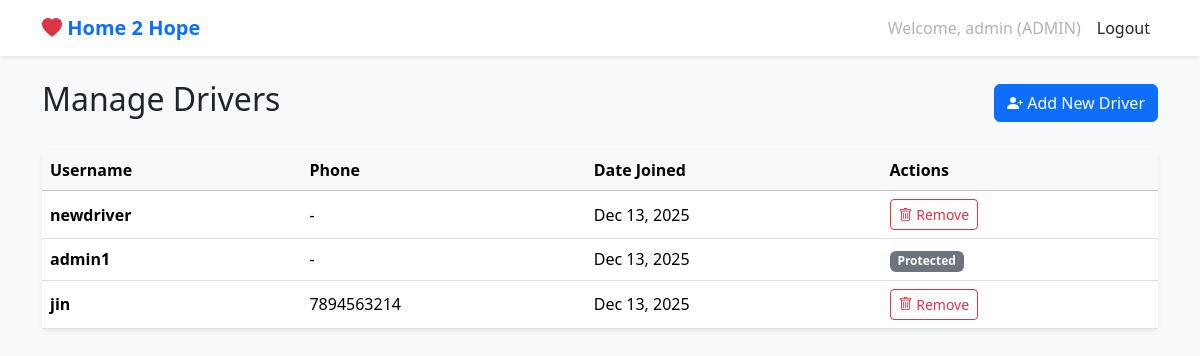
The app's page /drivers/ (signed in) with its own data.
### core/models.py (models this page shows, shortened)
class User(AbstractUser):
    ROLE_ADMIN = 'ADMIN'
    ROLE_DRIVER = 'DRIVER'
    ROLE_CHOICES = [
        (ROLE_ADMIN, 'Admin'),
        (ROLE_DRIVER, 'Driver'),
    ]
    role = models.CharField(max_length=10, choices=ROLE_CHOICES, default=ROLE_DRIVER)
    phone_number = models.CharField(max_length=20, blank=True)

### core/views.py (the view)
# urls.py: path('drivers/', views.DriverListView.as_view(), name='driver_list'),
class DriverListView(AdminRequiredMixin, ListView):
    model = User
    template_name = 'core/driver_list.html'
    context_object_name = 'drivers'
    def get_queryset(self):
        return User.objects.filter(role='DRIVER')

### core/views.py (called while the page is built)
    def test_func(self):
        return self.request.user.is_authenticated and (self.request.user.role == 'ADMIN' or self.request.user.is_superuser)

### templates/core/driver_list.html (shortened to what this page needs)
{% extends 'base.html' %}
{% block content %}
<div class="d-flex justify-content-between align-items-center mb-4">
    <h2>Manage Drivers</h2>
    <a href="{% url 'driver_create' %}" class="btn btn-primary"><i class="bi bi-person-plus-fill"></i> Add New
        Driver</a>
</div>
<div class="card">
    <div class="table-responsive">
        <table class="table table-hover align-middle mb-0">
            <thead class="table-light">
                <tr>
                    <th>Username</th>
                    <th>Phone</th>
                    <th>Date Joined</th>
                    <th>Actions</th>
                </tr>
            </thead>
            <tbody>
                {% for driver in drivers %}
                <tr>
                    <td>
                        <div class="fw-bold">{{ driver.username }}</div>
                    </td>
                    <td>{{ driver.phone_number|default:"-" }}</td>
                    <td>{{ driver.date_joined|date:"M d, Y" }}</td>
                    <td>
                        {% if driver != user and not driver.is_superuser %}
                        <button type="button" class="btn btn-sm btn-outline-danger" data-bs-toggle="modal"
                            data-bs-target="#deleteModal{{ driver.pk }}">
                            <i class="bi bi-trash"></i> Remove
                        </button>
                        {% else %}
                        <span class="badge bg-secondary">Protected</span>
                        {% endif %}
                    </td>
                </tr>
                {% empty %}
                <tr>
                    <td colspan="4" class="text-center py-4 text-muted">No drivers found.</td>
                </tr>
                {% endfor %}
            </tbody>
        </table>
    </div>
</div>
{% endblock %}

### templates/base.html (shortened to what this page needs)
<!DOCTYPE html>
<html lang="en">
<head>
    <link href="https://cdn.jsdelivr.net/npm/bootstrap@5.3.2/dist/css/bootstrap.min.css" rel="stylesheet">
    <link rel="stylesheet" href="https://cdn.jsdelivr.net/npm/bootstrap-icons@1.11.1/font/bootstrap-icons.css">
</head>
<body>
    <nav class="navbar navbar-expand-lg navbar-light bg-white shadow-sm mb-4">
        <div class="container">
            <a class="navbar-brand" href="{% url 'dashboard' %}">
                <i class="bi bi-heart-fill text-danger"></i> Home 2 Hope
            </a>
            <div class="collapse navbar-collapse" id="navbarNav">
                <ul class="navbar-nav ms-auto">
                    {% if user.is_authenticated %}
                        <li class="nav-item">
                            <span class="nav-link disabled">Welcome, {{ user.username }} ({{ user.role }})</span>
                        </li>
                        <li class="nav-item">
                            <form action="{% url 'logout' %}" method="post">
                                <button type="submit" class="nav-link btn btn-link text-dark">Logout</button>
                            </form>
                        </li>
                    {% else %}
                        <li class="nav-item">
                            <a class="nav-link" href="{% url 'login' %}">Login</a>
                        </li>
                    {% endif %}
                </ul>
            </div>
        </div>
    </nav>
    <div class="container mb-5">
        {% block content %}{% endblock %}
    </div>
</body>
</html>

### templates/base.html (style rules this page uses)
body { background-color: #f8f9fa; }
.card { box-shadow: 0 0.125rem 0.25rem rgba(0, 0, 0, 0.075); border: none; }
.navbar-brand { font-weight: bold; color: #0d6efd !important; }
.btn-primary { background-color: #0d6efd; border-color: #0d6efd; }

### records on screen
User: username "admin", role "ADMIN"
User: username "newdriver", phone_number "-", date_joined "Dec 13, 2025"
User: username "admin1", phone_number "-", date_joined "Dec 13, 2025", is_superuser "Protected"
User: username "jin", phone_number "7894563214", date_joined "Dec 13, 2025"
